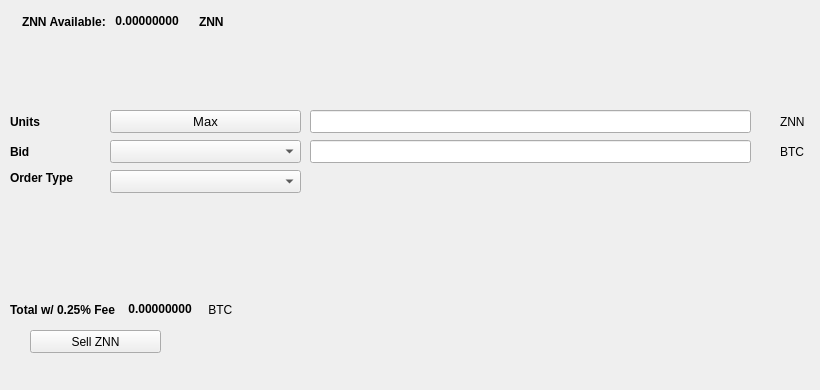
   <widget class="QWidget" name="SellTab">
    <attribute name="title">
     <string>Sell</string>
    </attribute>
    <widget class="QLabel" name="label_16">
     <property name="geometry">
      <rect>
       <x>780</x>
       <y>140</y>
       <width>31</width>
       <height>23</height>
      </rect>
     </property>
     <property name="text">
      <string>BTC</string>
     </property>
    </widget>
    <widget class="QComboBox" name="SellBidcomboBox">
     <property name="geometry">
      <rect>
       <x>110</x>
       <y>140</y>
       <width>191</width>
       <height>23</height>
      </rect>
     </property>
     <property name="font">
      <font>
       <pointsize>10</pointsize>
      </font>
     </property>
    </widget>
    <widget class="QLabel" name="label_18">
     <property name="geometry">
      <rect>
       <x>10</x>
       <y>110</y>
       <width>46</width>
       <height>23</height>
      </rect>
     </property>
     <property name="font">
      <font>
       <weight>75</weight>
       <bold>true</bold>
      </font>
     </property>
     <property name="text">
      <string>Units</string>
     </property>
    </widget>
    <widget class="QPushButton" name="Sell_Max_Amount">
     <property name="geometry">
      <rect>
       <x>110</x>
       <y>110</y>
       <width>191</width>
       <height>23</height>
      </rect>
     </property>
     <property name="font">
      <font>
       <pointsize>10</pointsize>
      </font>
     </property>
     <property name="text">
      <string>Max</string>
     </property>
    </widget>
    <widget class="QLabel" name="label_20">
     <property name="geometry">
      <rect>
       <x>10</x>
       <y>170</y>
       <width>91</width>
       <height>16</height>
      </rect>
     </property>
     <property name="font">
      <font>
       <weight>75</weight>
       <bold>true</bold>
      </font>
     </property>
     <property name="text">
      <string>Order Type</string>
     </property>
    </widget>
    <widget class="QComboBox" name="SellOrdertypeCombo">
     <property name="geometry">
      <rect>
       <x>110</x>
       <y>170</y>
       <width>191</width>
       <height>23</height>
      </rect>
     </property>
     <property name="font">
      <font>
       <pointsize>10</pointsize>
      </font>
     </property>
    </widget>
    <widget class="QLabel" name="label_21">
     <property name="geometry">
      <rect>
       <x>10</x>
       <y>140</y>
       <width>46</width>
       <height>23</height>
      </rect>
     </property>
     <property name="font">
      <font>
       <weight>75</weight>
       <bold>true</bold>
      </font>
     </property>
     <property name="text">
      <string>Bid</string>
     </property>
    </widget>
    <widget class="QLabel" name="label_22">
     <property name="geometry">
      <rect>
       <x>780</x>
       <y>110</y>
       <width>31</width>
       <height>23</height>
      </rect>
     </property>
     <property name="text">
      <string>ZNN</string>
     </property>
    </widget>
    <widget class="QLineEdit" name="UnitsInputZNN">
     <property name="geometry">
      <rect>
       <x>310</x>
       <y>110</y>
       <width>441</width>
       <height>23</height>
      </rect>
     </property>
     <property name="font">
      <font>
       <pointsize>9</pointsize>
       <weight>75</weight>
       <bold>true</bold>
      </font>
     </property>
    </widget>
    <widget class="QLineEdit" name="SellBidPriceEdit">
     <property name="geometry">
      <rect>
       <x>310</x>
       <y>140</y>
       <width>441</width>
       <height>23</height>
      </rect>
     </property>
     <property name="font">
      <font>
       <pointsize>9</pointsize>
       <weight>75</weight>
       <bold>true</bold>
      </font>
     </property>
    </widget>
    <widget class="QPushButton" name="SellZNNBTN">
     <property name="geometry">
      <rect>
       <x>30</x>
       <y>330</y>
       <width>131</width>
       <height>23</height>
      </rect>
     </property>
     <property name="text">
      <string>Sell ZNN</string>
     </property>
     <property name="icon">
      <iconset resource="../Zenon">
       <normaloff>:/icons/bitcoin</normaloff>:/icons/bitcoin</iconset>
     </property>
    </widget>
    <widget class="QWidget" name="layoutWidget3">
     <property name="geometry">
      <rect>
       <x>22</x>
       <y>12</y>
       <width>258</width>
       <height>19</height>
      </rect>
     </property>
     <layout class="QHBoxLayout" name="horizontalLayout">
      <item>
       <widget class="QLabel" name="label232_2">
        <property name="font">
         <font>
          <weight>75</weight>
          <bold>true</bold>
         </font>
        </property>
        <property name="text">
         <string>ZNN Available:</string>
        </property>
       </widget>
      </item>
      <item>
       <widget class="QLabel" name="ZNNAvailableLabel">
        <property name="palette">
         <palette>
          <active>
           <colorrole role="WindowText">
            <brush brushstyle="SolidPattern">
             <color alpha="255">
              <red>0</red>
              <green>0</green>
              <blue>0</blue>
             </color>
            </brush>
           </colorrole>
           <colorrole role="Button">
            <brush brushstyle="SolidPattern">
             <color alpha="255">
              <red>0</red>
              <green>170</green>
              <blue>0</blue>
             </color>
            </brush>
           </colorrole>
           <colorrole role="Light">
            <brush brushstyle="SolidPattern">
             <color alpha="255">
              <red>0</red>
              <green>255</green>
              <blue>0</blue>
             </color>
            </brush>
           </colorrole>
           <colorrole role="Midlight">
            <brush brushstyle="SolidPattern">
             <color alpha="255">
              <red>0</red>
              <green>212</green>
              <blue>0</blue>
             </color>
            </brush>
           </colorrole>
           <colorrole role="Dark">
            <brush brushstyle="SolidPattern">
             <color alpha="255">
              <red>0</red>
              <green>85</green>
              <blue>0</blue>
             </color>
            </brush>
           </colorrole>
           <colorrole role="Mid">
            <brush brushstyle="SolidPattern">
             <color alpha="255">
              <red>0</red>
              <green>113</green>
              <blue>0</blue>
             </color>
            </brush>
           </colorrole>
           <colorrole role="Text">
            <brush brushstyle="SolidPattern">
             <color alpha="255">
              <red>0</red>
              <green>170</green>
              <blue>0</blue>
             </color>
            </brush>
           </colorrole>
           <colorrole role="BrightText">
            <brush brushstyle="SolidPattern">
             <color alpha="255">
              <red>255</red>
              <green>255</green>
              <blue>255</blue>
             </color>
            </brush>
           </colorrole>
           <colorrole role="ButtonText">
            <brush brushstyle="SolidPattern">
             <color alpha="255">
              <red>0</red>
              <green>0</green>
              <blue>0</blue>
             </color>
            </brush>
           </colorrole>
           <colorrole role="Base">
            <brush brushstyle="SolidPattern">
             <color alpha="255">
              <red>255</red>
              <green>255</green>
              <blue>255</blue>
             </color>
            </brush>
           </colorrole>
           <colorrole role="Window">
            <brush brushstyle="SolidPattern">
             <color alpha="255">
              <red>0</red>
              <green>170</green>
              <blue>0</blue>
             </color>
            </brush>
           </colorrole>
           <colorrole role="Shadow">
            <brush brushstyle="SolidPattern">
             <color alpha="255">
              <red>0</red>
              <green>0</green>
              <blue>0</blue>
             </color>
            </brush>
           </colorrole>
           <colorrole role="AlternateBase">
            <brush brushstyle="SolidPattern">
             <color alpha="255">
              <red>127</red>
              <green>212</green>
              <blue>127</blue>
             </color>
            </brush>
           </colorrole>
           <colorrole role="ToolTipBase">
            <brush brushstyle="SolidPattern">
             <color alpha="255">
              <red>255</red>
              <green>255</green>
              <blue>220</blue>
             </color>
            </brush>
           </colorrole>
           <colorrole role="ToolTipText">
            <brush brushstyle="SolidPattern">
             <color alpha="255">
              <red>0</red>
              <green>0</green>
              <blue>0</blue>
             </color>
            </brush>
           </colorrole>
          </active>
          <inactive>
           <colorrole role="WindowText">
            <brush brushstyle="SolidPattern">
             <color alpha="255">
              <red>0</red>
              <green>0</green>
              <blue>0</blue>
             </color>
            </brush>
           </colorrole>
           <colorrole role="Button">
            <brush brushstyle="SolidPattern">
             <color alpha="255">
              <red>0</red>
              <green>170</green>
              <blue>0</blue>
             </color>
            </brush>
           </colorrole>
           <colorrole role="Light">
            <brush brushstyle="SolidPattern">
             <color alpha="255">
              <red>0</red>
              <green>255</green>
              <blue>0</blue>
             </color>
            </brush>
           </colorrole>
           <colorrole role="Midlight">
            <brush brushstyle="SolidPattern">
             <color alpha="255">
              <red>0</red>
              <green>212</green>
              <blue>0</blue>
             </color>
            </brush>
           </colorrole>
           <colorrole role="Dark">
            <brush brushstyle="SolidPattern">
             <color alpha="255">
              <red>0</red>
              <green>85</green>
              <blue>0</blue>
             </color>
            </brush>
           </colorrole>
           <colorrole role="Mid">
            <brush brushstyle="SolidPattern">
             <color alpha="255">
              <red>0</red>
              <green>113</green>
              <blue>0</blue>
             </color>
            </brush>
           </colorrole>
           <colorrole role="Text">
            <brush brushstyle="SolidPattern">
             <color alpha="255">
              <red>0</red>
              <green>170</green>
              <blue>0</blue>
             </color>
            </brush>
           </colorrole>
           <colorrole role="BrightText">
            <brush brushstyle="SolidPattern">
             <color alpha="255">
              <red>255</red>
              <green>255</green>
              <blue>255</blue>
             </color>
            </brush>
           </colorrole>
           <colorrole role="ButtonText">
            <brush brushstyle="SolidPattern">
             <color alpha="255">
              <red>0</red>
              <green>0</green>
              <blue>0</blue>
             </color>
            </brush>
           </colorrole>
           <colorrole role="Base">
            <brush brushstyle="SolidPattern">
             <color alpha="255">
              <red>255</red>
              <green>255</green>
              <blue>255</blue>
             </color>
            </brush>
           </colorrole>
           <colorrole role="Window">
            <brush brushstyle="SolidPattern">
             <color alpha="255">
              <red>0</red>
              <green>170</green>
              <blue>0</blue>
             </color>
            </brush>
           </colorrole>
           <colorrole role="Shadow">
            <brush brushstyle="SolidPattern">
             <color alpha="255">
              <red>0</red>
              <green>0</green>
              <blue>0</blue>
             </color>
            </brush>
           </colorrole>
           <colorrole role="AlternateBase">
            <brush brushstyle="SolidPattern">
             <color alpha="255">
              <red>127</red>
              <green>212</green>
              <blue>127</blue>
             </color>
            </brush>
           </colorrole>
           <colorrole role="ToolTipBase">
            <brush brushstyle="SolidPattern">
             <color alpha="255">
              <red>255</red>
              <green>255</green>
              <blue>220</blue>
             </color>
            </brush>
           </colorrole>
           <colorrole role="ToolTipText">
            <brush brushstyle="SolidPattern">
             <color alpha="255">
              <red>0</red>
              <green>0</green>
              <blue>0</blue>
             </color>
            </brush>
           </colorrole>
          </inactive>
          <disabled>
           <colorrole role="WindowText">
            <brush brushstyle="SolidPattern">
             <color alpha="255">
              <red>0</red>
              <green>85</green>
              <blue>0</blue>
             </color>
            </brush>
           </colorrole>
           <colorrole role="Button">
            <brush brushstyle="SolidPattern">
             <color alpha="255">
              <red>0</red>
              <green>170</green>
              <blue>0</blue>
             </color>
            </brush>
           </colorrole>
           <colorrole role="Light">
            <brush brushstyle="SolidPattern">
             <color alpha="255">
              <red>0</red>
              <green>255</green>
              <blue>0</blue>
             </color>
            </brush>
           </colorrole>
           <colorrole role="Midlight">
            <brush brushstyle="SolidPattern">
             <color alpha="255">
              <red>0</red>
              <green>212</green>
              <blue>0</blue>
             </color>
            </brush>
           </colorrole>
           <colorrole role="Dark">
            <brush brushstyle="SolidPattern">
             <color alpha="255">
              <red>0</red>
              <green>85</green>
              <blue>0</blue>
             </color>
            </brush>
           </colorrole>
           <colorrole role="Mid">
            <brush brushstyle="SolidPattern">
             <color alpha="255">
              <red>0</red>
              <green>113</green>
              <blue>0</blue>
             </color>
            </brush>
           </colorrole>
           <colorrole role="Text">
            <brush brushstyle="SolidPattern">
             <color alpha="255">
              <red>0</red>
              <green>85</green>
              <blue>0</blue>
             </color>
            </brush>
           </colorrole>
           <colorrole role="BrightText">
            <brush brushstyle="SolidPattern">
             <color alpha="255">
              <red>255</red>
              <green>255</green>
              <blue>255</blue>
             </color>
            </brush>
           </colorrole>
           <colorrole role="ButtonText">
            <brush brushstyle="SolidPattern">
             <color alpha="255">
              <red>0</red>
              <green>85</green>
              <blue>0</blue>
             </color>
            </brush>
           </colorrole>
           <colorrole role="Base">
            <brush brushstyle="SolidPattern">
             <color alpha="255">
              <red>0</red>
              <green>170</green>
              <blue>0</blue>
             </color>
            </brush>
           </colorrole>
           <colorrole role="Window">
            <brush brushstyle="SolidPattern">
             <color alpha="255">
              <red>0</red>
              <green>170</green>
              <blue>0</blue>
             </color>
            </brush>
           </colorrole>
           <colorrole role="Shadow">
            <brush brushstyle="SolidPattern">
             <color alpha="255">
              <red>0</red>
              <green>0</green>
              <blue>0</blue>
             </color>
            </brush>
           </colorrole>
           <colorrole role="AlternateBase">
            <brush brushstyle="SolidPattern">
             <color alpha="255">
              <red>0</red>
              <green>170</green>
              <blue>0</blue>
             </color>
            </brush>
           </colorrole>
           <colorrole role="ToolTipBase">
            <brush brushstyle="SolidPattern">
             <color alpha="255">
              <red>255</red>
              <green>255</green>
              <blue>220</blue>
             </color>
            </brush>
           </colorrole>
           <colorrole role="ToolTipText">
            <brush brushstyle="SolidPattern">
             <color alpha="255">
              <red>0</red>
              <green>0</green>
              <blue>0</blue>
             </color>
            </brush>
           </colorrole>
          </disabled>
         </palette>
        </property>
        <property name="font">
         <font>
          <weight>75</weight>
          <bold>true</bold>
         </font>
        </property>
        <property name="text">
         <string> 0.00000000 </string>
        </property>
        <property name="textInteractionFlags">
         <set>Qt::LinksAccessibleByMouse|Qt::TextSelectableByKeyboard|Qt::TextSelectableByMouse</set>
        </property>
       </widget>
      </item>
      <item>
       <widget class="QLabel" name="labelZNN">
        <property name="font">
         <font>
          <weight>75</weight>
          <bold>true</bold>
         </font>
        </property>
        <property name="text">
         <string>ZNN</string>
        </property>
       </widget>
      </item>
     </layout>
    </widget>
    <widget class="QWidget" name="layoutWidget">
     <property name="geometry">
      <rect>
       <x>10</x>
       <y>300</y>
       <width>268</width>
       <height>19</height>
      </rect>
     </property>
     <layout class="QHBoxLayout" name="horizontalLayout_2">
      <item>
       <widget class="QLabel" name="label_19">
        <property name="font">
         <font>
          <weight>75</weight>
          <bold>true</bold>
         </font>
        </property>
        <property name="text">
         <string>Total w/ 0.25% Fee </string>
        </property>
       </widget>
      </item>
      <item>
       <widget class="QLabel" name="SellCostLabel">
        <property name="palette">
         <palette>
          <active>
           <colorrole role="WindowText">
            <brush brushstyle="SolidPattern">
             <color alpha="255">
              <red>0</red>
              <green>0</green>
              <blue>0</blue>
             </color>
            </brush>
           </colorrole>
           <colorrole role="Button">
            <brush brushstyle="SolidPattern">
             <color alpha="255">
              <red>0</red>
              <green>170</green>
              <blue>0</blue>
             </color>
            </brush>
           </colorrole>
           <colorrole role="Light">
            <brush brushstyle="SolidPattern">
             <color alpha="255">
              <red>0</red>
              <green>255</green>
              <blue>0</blue>
             </color>
            </brush>
           </colorrole>
           <colorrole role="Midlight">
            <brush brushstyle="SolidPattern">
             <color alpha="255">
              <red>0</red>
              <green>212</green>
              <blue>0</blue>
             </color>
            </brush>
           </colorrole>
           <colorrole role="Dark">
            <brush brushstyle="SolidPattern">
             <color alpha="255">
              <red>0</red>
              <green>85</green>
              <blue>0</blue>
             </color>
            </brush>
           </colorrole>
           <colorrole role="Mid">
            <brush brushstyle="SolidPattern">
             <color alpha="255">
              <red>0</red>
              <green>113</green>
              <blue>0</blue>
             </color>
            </brush>
           </colorrole>
           <colorrole role="Text">
            <brush brushstyle="SolidPattern">
             <color alpha="255">
              <red>0</red>
              <green>170</green>
              <blue>0</blue>
             </color>
            </brush>
           </colorrole>
           <colorrole role="BrightText">
            <brush brushstyle="SolidPattern">
             <color alpha="255">
              <red>255</red>
              <green>255</green>
              <blue>255</blue>
             </color>
            </brush>
           </colorrole>
           <colorrole role="ButtonText">
            <brush brushstyle="SolidPattern">
             <color alpha="255">
              <red>0</red>
              <green>0</green>
              <blue>0</blue>
             </color>
            </brush>
           </colorrole>
           <colorrole role="Base">
            <brush brushstyle="SolidPattern">
             <color alpha="255">
              <red>255</red>
              <green>255</green>
              <blue>255</blue>
             </color>
            </brush>
           </colorrole>
           <colorrole role="Window">
            <brush brushstyle="SolidPattern">
             <color alpha="255">
              <red>0</red>
              <green>170</green>
              <blue>0</blue>
             </color>
            </brush>
           </colorrole>
           <colorrole role="Shadow">
            <brush brushstyle="SolidPattern">
             <color alpha="255">
              <red>0</red>
              <green>0</green>
              <blue>0</blue>
             </color>
            </brush>
           </colorrole>
           <colorrole role="AlternateBase">
            <brush brushstyle="SolidPattern">
             <color alpha="255">
              <red>127</red>
              <green>212</green>
              <blue>127</blue>
             </color>
            </brush>
           </colorrole>
           <colorrole role="ToolTipBase">
            <brush brushstyle="SolidPattern">
             <color alpha="255">
              <red>255</red>
              <green>255</green>
              <blue>220</blue>
             </color>
            </brush>
           </colorrole>
           <colorrole role="ToolTipText">
            <brush brushstyle="SolidPattern">
             <color alpha="255">
              <red>0</red>
              <green>0</green>
              <blue>0</blue>
             </color>
            </brush>
           </colorrole>
          </active>
          <inactive>
           <colorrole role="WindowText">
            <brush brushstyle="SolidPattern">
             <color alpha="255">
              <red>0</red>
              <green>0</green>
              <blue>0</blue>
             </color>
            </brush>
           </colorrole>
           <colorrole role="Button">
            <brush brushstyle="SolidPattern">
             <color alpha="255">
              <red>0</red>
              <green>170</green>
              <blue>0</blue>
             </color>
            </brush>
           </colorrole>
           <colorrole role="Light">
            <brush brushstyle="SolidPattern">
             <color alpha="255">
              <red>0</red>
              <green>255</green>
              <blue>0</blue>
             </color>
            </brush>
           </colorrole>
           <colorrole role="Midlight">
            <brush brushstyle="SolidPattern">
             <color alpha="255">
              <red>0</red>
              <green>212</green>
              <blue>0</blue>
             </color>
            </brush>
           </colorrole>
           <colorrole role="Dark">
            <brush brushstyle="SolidPattern">
             <color alpha="255">
              <red>0</red>
              <green>85</green>
              <blue>0</blue>
             </color>
            </brush>
           </colorrole>
           <colorrole role="Mid">
            <brush brushstyle="SolidPattern">
             <color alpha="255">
              <red>0</red>
              <green>113</green>
              <blue>0</blue>
             </color>
            </brush>
           </colorrole>
           <colorrole role="Text">
            <brush brushstyle="SolidPattern">
             <color alpha="255">
              <red>0</red>
              <green>170</green>
              <blue>0</blue>
             </color>
            </brush>
           </colorrole>
           <colorrole role="BrightText">
            <brush brushstyle="SolidPattern">
             <color alpha="255">
              <red>255</red>
              <green>255</green>
              <blue>255</blue>
             </color>
            </brush>
           </colorrole>
           <colorrole role="ButtonText">
            <brush brushstyle="SolidPattern">
             <color alpha="255">
              <red>0</red>
              <green>0</green>
              <blue>0</blue>
             </color>
            </brush>
           </colorrole>
           <colorrole role="Base">
            <brush brushstyle="SolidPattern">
             <color alpha="255">
              <red>255</red>
              <green>255</green>
              <blue>255</blue>
             </color>
            </brush>
           </colorrole>
           <colorrole role="Window">
            <brush brushstyle="SolidPattern">
             <color alpha="255">
              <red>0</red>
              <green>170</green>
              <blue>0</blue>
             </color>
            </brush>
           </colorrole>
           <colorrole role="Shadow">
            <brush brushstyle="SolidPattern">
             <color alpha="255">
              <red>0</red>
              <green>0</green>
              <blue>0</blue>
             </color>
            </brush>
           </colorrole>
           <colorrole role="AlternateBase">
            <brush brushstyle="SolidPattern">
             <color alpha="255">
              <red>127</red>
              <green>212</green>
              <blue>127</blue>
             </color>
            </brush>
           </colorrole>
           <colorrole role="ToolTipBase">
            <brush brushstyle="SolidPattern">
             <color alpha="255">
              <red>255</red>
              <green>255</green>
              <blue>220</blue>
             </color>
            </brush>
           </colorrole>
           <colorrole role="ToolTipText">
            <brush brushstyle="SolidPattern">
             <color alpha="255">
              <red>0</red>
              <green>0</green>
              <blue>0</blue>
             </color>
            </brush>
           </colorrole>
          </inactive>
          <disabled>
           <colorrole role="WindowText">
            <brush brushstyle="SolidPattern">
             <color alpha="255">
              <red>0</red>
              <green>85</green>
              <blue>0</blue>
             </color>
            </brush>
           </colorrole>
           <colorrole role="Button">
            <brush brushstyle="SolidPattern">
             <color alpha="255">
              <red>0</red>
              <green>170</green>
              <blue>0</blue>
             </color>
            </brush>
           </colorrole>
           <colorrole role="Light">
            <brush brushstyle="SolidPattern">
             <color alpha="255">
              <red>0</red>
              <green>255</green>
              <blue>0</blue>
             </color>
            </brush>
           </colorrole>
           <colorrole role="Midlight">
            <brush brushstyle="SolidPattern">
             <color alpha="255">
              <red>0</red>
              <green>212</green>
              <blue>0</blue>
             </color>
            </brush>
           </colorrole>
           <colorrole role="Dark">
            <brush brushstyle="SolidPattern">
             <color alpha="255">
              <red>0</red>
              <green>85</green>
              <blue>0</blue>
             </color>
            </brush>
           </colorrole>
           <colorrole role="Mid">
            <brush brushstyle="SolidPattern">
             <color alpha="255">
              <red>0</red>
              <green>113</green>
              <blue>0</blue>
             </color>
            </brush>
           </colorrole>
           <colorrole role="Text">
            <brush brushstyle="SolidPattern">
             <color alpha="255">
              <red>0</red>
              <green>85</green>
              <blue>0</blue>
             </color>
            </brush>
           </colorrole>
           <colorrole role="BrightText">
            <brush brushstyle="SolidPattern">
             <color alpha="255">
              <red>255</red>
              <green>255</green>
              <blue>255</blue>
             </color>
            </brush>
           </colorrole>
           <colorrole role="ButtonText">
            <brush brushstyle="SolidPattern">
             <color alpha="255">
              <red>0</red>
              <green>85</green>
              <blue>0</blue>
             </color>
            </brush>
           </colorrole>
           <colorrole role="Base">
            <brush brushstyle="SolidPattern">
             <color alpha="255">
              <red>0</red>
              <green>170</green>
              <blue>0</blue>
             </color>
            </brush>
           </colorrole>
           <colorrole role="Window">
            <brush brushstyle="SolidPattern">
             <color alpha="255">
              <red>0</red>
              <green>170</green>
              <blue>0</blue>
             </color>
            </brush>
           </colorrole>
           <colorrole role="Shadow">
            <brush brushstyle="SolidPattern">
             <color alpha="255">
              <red>0</red>
              <green>0</green>
              <blue>0</blue>
             </color>
            </brush>
           </colorrole>
           <colorrole role="AlternateBase">
            <brush brushstyle="SolidPattern">
             <color alpha="255">
              <red>0</red>
              <green>170</green>
              <blue>0</blue>
             </color>
            </brush>
           </colorrole>
           <colorrole role="ToolTipBase">
            <brush brushstyle="SolidPattern">
             <color alpha="255">
              <red>255</red>
              <green>255</green>
              <blue>220</blue>
             </color>
            </brush>
           </colorrole>
           <colorrole role="ToolTipText">
            <brush brushstyle="SolidPattern">
             <color alpha="255">
              <red>0</red>
              <green>0</green>
              <blue>0</blue>
             </color>
            </brush>
           </colorrole>
          </disabled>
         </palette>
        </property>
        <property name="font">
         <font>
          <weight>75</weight>
          <bold>true</bold>
         </font>
        </property>
        <property name="autoFillBackground">
         <bool>false</bool>
        </property>
        <property name="text">
         <string> 0.00000000</string>
        </property>
        <property name="textInteractionFlags">
         <set>Qt::LinksAccessibleByMouse|Qt::TextSelectableByMouse</set>
        </property>
       </widget>
      </item>
      <item>
       <widget class="QLabel" name="label_17">
        <property name="font">
         <font>
          <weight>50</weight>
          <bold>false</bold>
         </font>
        </property>
        <property name="text">
         <string> BTC</string>
        </property>
       </widget>
      </item>
     </layout>
    </widget>
    <widget class="QLabel" name="label_23">
     <property name="geometry">
      <rect>
       <x>460</x>
       <y>300</y>
       <width>281</width>
       <height>81</height>
      </rect>
     </property>
     <property name="text">
      <string/>
     </property>
     <property name="pixmap">
      <pixmap>:/images/bittrex</pixmap>
     </property>
    </widget>
   </widget>
